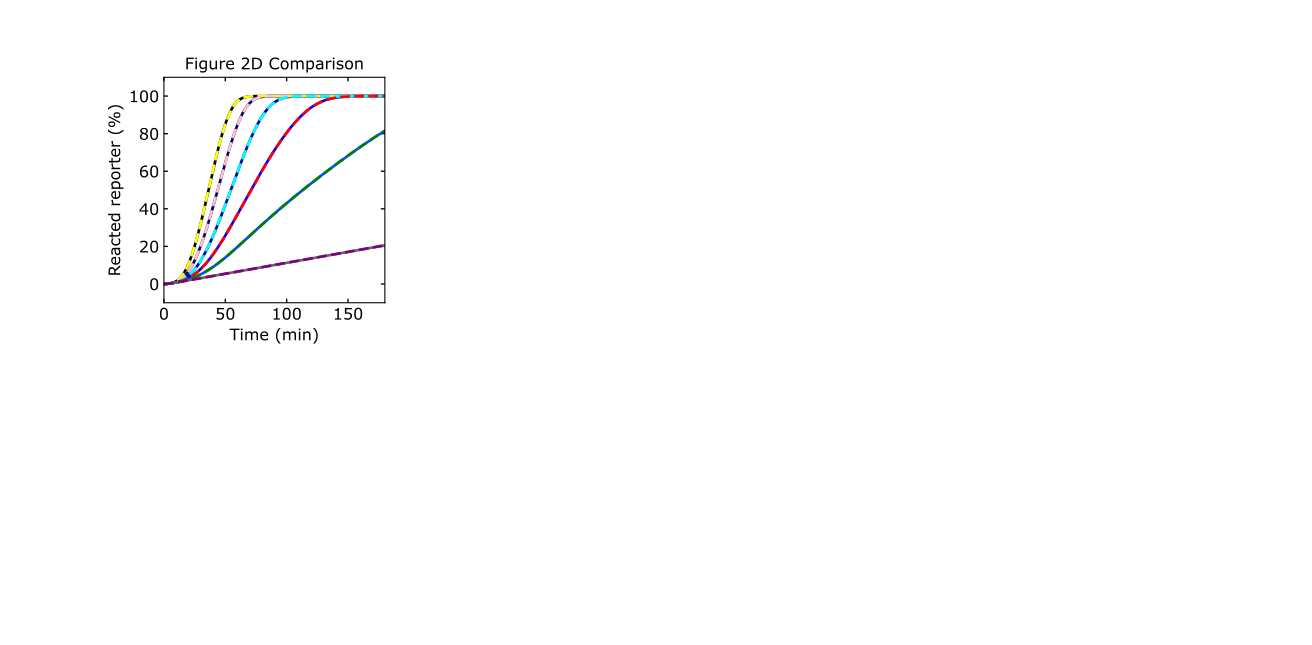

This figure's Python source:
# -*- coding: utf-8 -*-
"""
Created on Tue Jul  5 12:33:28 2022

@author: tnm12
"""

import numpy as np
import scipy.integrate as spi
import matplotlib as mpl
import matplotlib.pyplot as plt
from matplotlib.ticker import MaxNLocator
from matplotlib import cm


import sys

import Simulator1 as RSDs #import first version of simulator
    

'''
##############################################################################
Simulations
##############################################################################
'''

csl = [[0,0,0.1],
       [0,0,0.4],
       [0,0,0.6],
       [0,0,1],
       [0,0.3,1],
       [0.4,0.4,0.4]]

IN_temp = [50,25,12.5,6.25,2.5,0]

t_sim = np.linspace(0,6,1001)*3600 # seconds

k_txn = .013

# model with inputs
model = RSDs.RSD_sim() # define the model instance

# specify DNA txn templates and reporters and concentrations
model.DNA_species('gate','1_2',temp_con=25)
model.DNA_species('reporter','REP2',temp_con=500)

fs = 12

plt.subplot(2,4,1)
for n in range(len(IN_temp)):
    
    model.DNA_species('input','I1',temp_con=IN_temp[n])
    
    # simulate the model
    model.simulate(t_sim,1,k_txn)
    
    # pull out the species from the model solution to plot
    REP = model.output_concentration['REP2']
    plt.rcParams.update({'font.sans-serif':'Verdana'})
    
    plt.plot(model.sol.t/60,(1-REP/model.REP_con[1])*100,color=csl[n],linewidth=2,linestyle='-')

plt.xticks(fontsize=fs)
plt.yticks(fontsize=fs)
plt.ylim(-10,110)
plt.xlim(0,180)
ax1 = plt.gca()
ax1.xaxis.set_tick_params(which='both',size=3,width=1,direction='in',top='on')
#ax1.xaxis.set_major_locator(MaxNLocator(integer=True))
ax1.yaxis.set_tick_params(which='both',size=3,width=1,direction='in',right='on')
plt.xlabel('Time (min)',fontsize=fs)
plt.ylabel('Reacted reporter (%)',fontsize=fs)



import Simulatorv2021 as RSDs #import version 2.0.2.1 of simulator
    

'''
##############################################################################
Simulations
##############################################################################
'''

color = ['yellow','pink','aqua','red','green','purple']

IN_temp = [50,25,12.5,6.25,2.5,0] #input template

REP_con = 500

t_sim = np.linspace(0,6,1001)*3600 # seconds


# model with inputs
model = RSDs.RSD_sim(5) # define the model instance and # of domains

# specify DNA txn templates and reporters and concentrations
model.molecular_species('gate{1,2}',DNA_con=25)
model.molecular_species('reporter{2}',DNA_con=REP_con)



fs = 12

plt.subplot(2,4,1)
for n in range(len(IN_temp)):
    
    model.molecular_species('input{1}',DNA_con=IN_temp[n])
    
    # simulate the model
    model.simulate(t_sim)
    
    # pull out the species from the model solution to plot
    S2 = model.output_concentration('S{2}')
    plt.rcParams.update({'font.sans-serif':'Verdana'})
    
    plt.plot(model.t/60,(S2/REP_con)*100,color=color[n],linewidth=2,linestyle='--')

plt.xticks(fontsize=fs)
plt.yticks(fontsize=fs)
plt.ylim(-10,110)
plt.xlim(0,180)
ax1 = plt.gca()
ax1.xaxis.set_tick_params(which='both',size=3,width=1,direction='in',top='on')
#ax1.xaxis.set_major_locator(MaxNLocator(integer=True))
ax1.yaxis.set_tick_params(which='both',size=3,width=1,direction='in',right='on')
plt.xlabel('Time (min)',fontsize=fs)
plt.ylabel('Reacted reporter (%)',fontsize=fs)
plt.title('Figure 2D Comparison')
